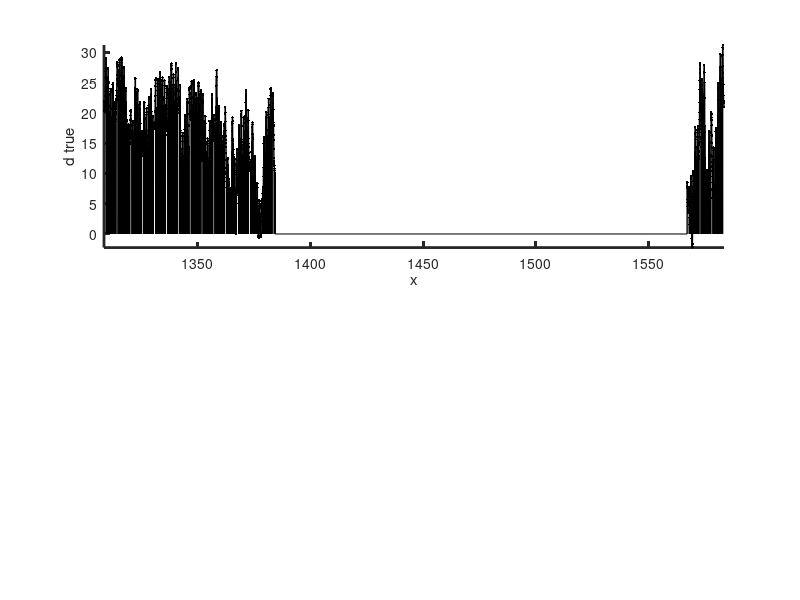

Recreate this plot in MATLAB. (Note: this script raises an error after producing the figure.)

clear F;
global F;

% load data but use just a section that brackets a hole
D = load('brf_temp.txt');
xraw = D(28000:33000,1);
draw = D(28000:33000,2);

% calculate sampling interval, min, max of data
Dx=xraw(2)-xraw(1);
Dx2 = Dx^2;
xmin=min(xraw);
xmax=max(xraw);
dmin=min(draw);
dmax=max(draw);

% The dataset set contains both missing and zero data.
% Step one is to fill in the missing data to zero. The
% array, m, is the index of the the available data into
% a timeseries that is equally-spaced with the sampling, Dx
m = floor((xraw-xmin)/Dx)+1;
M = max(m);
xt=xmin+Dx*[0:M-1]';
dt=zeros(M,1);
dt(m)=draw;

% now locate zeros, cold spikes and hot spikes
rowindex=find( (dt~=0) & (dt>-40) & (dt<38) );
d=dt(rowindex);
x=xt(rowindex);
N=length(d);

% plot the data
figure(1);
clf;
subplot(2,1,1);
set(gca,'LineWidth',2);
hold on;
axis([xmin xmax dmin dmax]);
plot(xt,dt,'k-','LineWidth',1);
plot(x,d,'k.','LineWidth',1);
xlabel('x');
ylabel('d true');

% the first N rows of F are that the model parameter
% equals the observed data
L=N+M;
F=spalloc(L,M,3*L);
f=zeros(L,1);
for p = [1:N]
    F(p,rowindex(p)) = 1;
    f(p)=d(p);
end

% shi is 1/sh, where sh^2 is the variance of the smoothness
shi = 1e-1;

% implement the smoothness constraints in the interior
% of the x interval
for p = [1:M-2]
    F(p+N,p) = shi/Dx2;
    F(p+N,p+1) = -2*shi/Dx2;
    F(p+N,p+2) = shi/Dx2;
    f(p+N)=0.0;
end

% implement flatness constraint at left end of the
% x interval
F(L-1,1)=-shi*Dx;
F(L-1,2)=shi*Dx;
f(L-1)=0;

% implement flatness constraint at right end of the
% x interbal
F(L,M-1)=-shi*Dx;
F(L,M)=shi*Dx;
f(L)=0;

% the old old way: mest= (F'*F)\(F'*f);
% the new old way: mest=bicg(F'*F,F'*f,1e-10,3*L);
% the best way:
mest=bicg(@afun,F'*f,1e-10,3*L);

subplot(2,1,2);
set(gca,'LineWidth',2);
hold on;
axis([xmin xmax dmin dmax]);
plot(xt,mest,'k-','LineWidth',1);
xlabel('x');
ylabel('d est');

e = d-mest(rowindex(:));
E=e'*e;
disp(sprintf('the error of the data %f',E));


